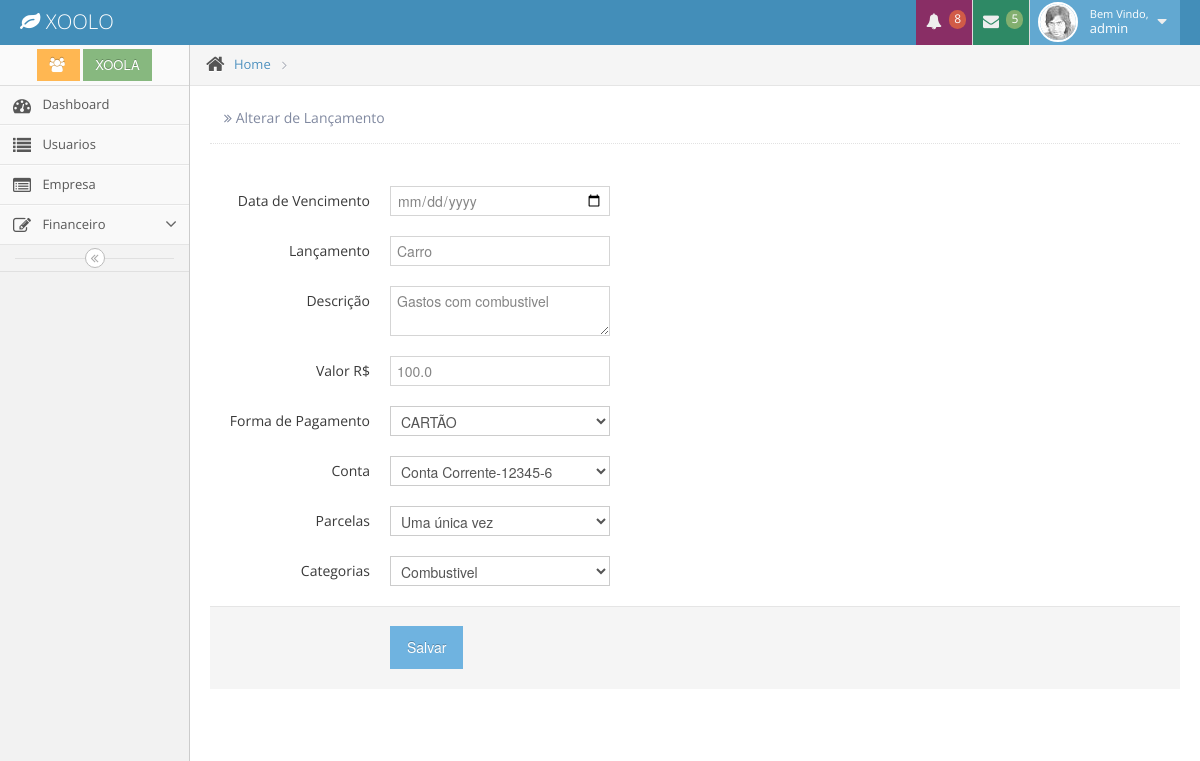
The page /movimentacao/edit/5 (signed in) on the database as committed earlier.
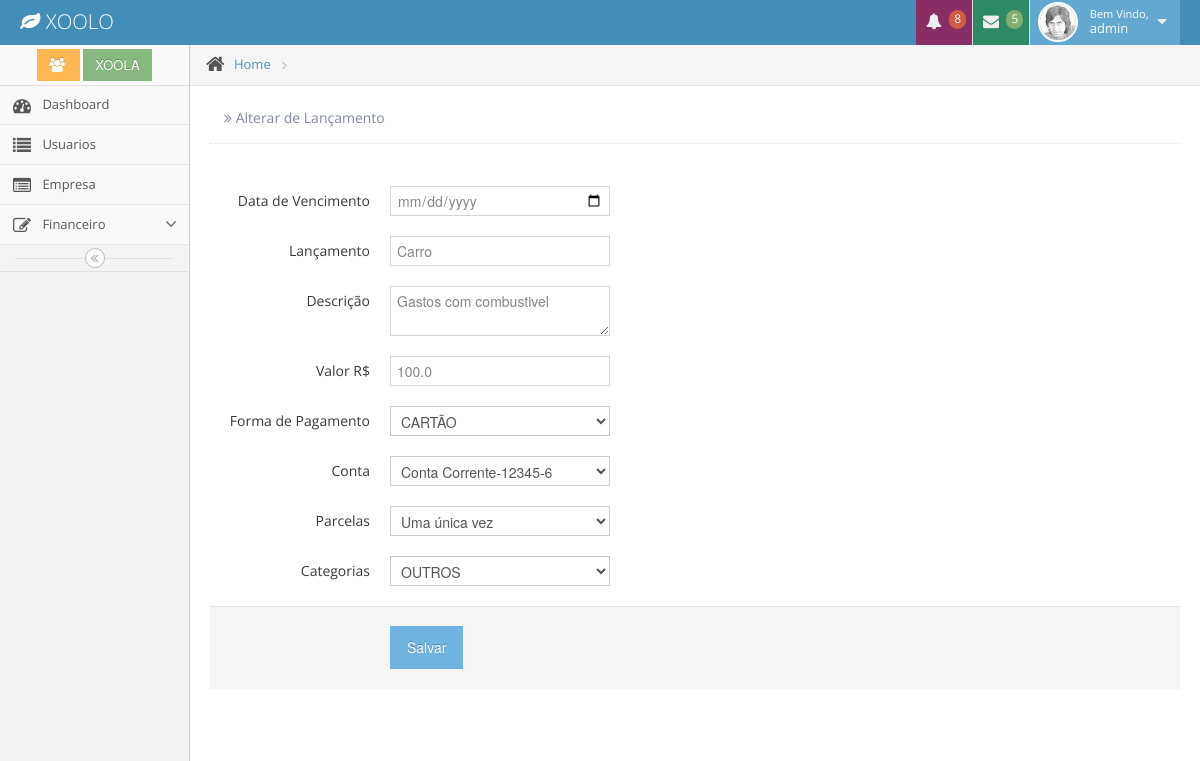
The same page on the database as committed later.
### app/model/__init__.py (models this page shows, shortened)
class Movimentacao(db.Model):
      id                = db.Column(db.Integer, primary_key=True)
      titulo            = db.Column(db.String(100), index=True)
      descricao         = db.Column(db.String(255), index=True)
      valor             = db.Column(db.Float)
      juros             = db.Column(db.Float,default=0)
      multa             = db.Column(db.Float,default=0)
      desconto          = db.Column(db.Float,default=0)
      data_v            = db.Column(db.Date)
      data_pagamento    = db.Column(db.Date)
      parcelas          = db.Column(db.Integer)
      parcelas_id       = db.Column(db.Integer)
      efetuado          = db.Column(db.Boolean)
      finalizada        = db.Column(db.Boolean, default=False)
      categoria_id      = db.Column(db.Integer, db.ForeignKey('categoria.id'))
      formapagamento_id = db.Column(db.Integer, db.ForeignKey('formapagamento.id'))
      empresa_id        = db.Column(db.Integer, db.ForeignKey('empresa.id'))
      conta_id          = db.Column(db.Integer, db.ForeignKey('conta.id'))
      docs              = db.relationship('Docs', secondary=Mov_Docs,  backref=db.backref('movimentacao',lazy='dynamic'))
      date_created      = db.Column(db.DateTime)
      date_modified     = db.Column(db.DateTime)

### app/controllers/movimentacao/controllers.py (the view, shortened to what this page needs)
@movimentacao.route("/edit/<int:mov_id>", methods = ["GET","POST"])
@login_required
def edit(mov_id):
    mov = Movimentacao.query.get(mov_id)
    form = MovForm(obj=mov)
    form.categoria_id.choices = [(h.id,h.titulo) for h in Categoria.query.all()]
    form.formapagamento_id.choices = [(h.id,h.tipo) for h in Formapagamento.query.all()]
    form.conta_id.choices = [(h.id,h.tipo + '-' + h.conta) for h in Conta.query.all()]
    return render_template("movimentacao/edit.html",title='Alterar de Lançamento', form=form)

### app/controllers/movimentacao/forms.py
class MovForm(Form):
     freq  = [
               (1,'Uma única vez'),
               (1000,'Diariamente'),
               (1200,'Semanal'),
               (1300,'A cada 10 dias'),
               (1400,'A cada 15 dias'),
               (1500,'A cada 28 dias'),
               (1600,'Mensal'),
               (1700,'Bimestral'),
               (1800,'Trimestral'),
               (1900,'Quadrimestral'),
               (2000,'Semestral'),
               (2100, 'Anual')
             ]
     for a in range(2,500):
        freq.append((a,'%d-Parcelas' %a))
     freq.append((5000,'Cancelamento'))
     titulo       = StringField('titulo', validators=[DataRequired()])
     descricao    = TextAreaField('titulo', validators=[DataRequired()])
     valor        = FloatField('valor', validators=[DataRequired()])
     parcelas     = SelectField('parcelas', choices=freq,coerce=int)
     data_v       = DateField("Until", format="%d/%m/%Y",default=datetime.today, validators=[validators.DataRequired()])
     categoria_id = SelectField('categorias',coerce=int)
     conta_id     = SelectField('Conta',coerce=int)
     formapagamento_id = SelectField('formapagamento', coerce=int)

### app/templates/movimentacao/edit.html (shortened to what this page needs)
{% extends "layout/base.html" %}
{% block content %}
	<div class="form-horizontal">
    <form action="" method="post" name="new">
      <p>
                 <br>
       </p>
               <div class="control-group">
					   <label class="control-label" for="form-field-1">Data de Vencimento</label>
					  <div class="controls">
                     {{form.data_v }}
					  </div>
					</div>
               <div class="control-group">
					   <label class="control-label" for="form-field-1">Lançamento</label>
					  <div class="controls">
                     {{ form.titulo }}
					  </div>
					</div>
               <div class="control-group">
					   <label class="control-label" for="form-field-1">Descrição</label>
					  <div class="controls">
                     {{ form.descricao }}
					  </div>
              </div>
               <div class="control-group">
					   <label class="control-label" for="form-field-1">Valor R$</label>
					  <div class="controls">
                     {{ form.valor }}
					  </div>
					</div>
               <div class="control-group">
					   <label class="control-label" for="form-field-1">Forma de Pagamento</label>
					  <div class="controls">
                     {{ form.formapagamento_id }}
					  </div>
					</div>
               <div class="control-group">
					   <label class="control-label" for="form-field-1">Conta</label>
					  <div class="controls">
                     {{ form.conta_id }}
					  </div>
					</div>
               <div class="control-group">
					   <label class="control-label" for="form-field-1">Parcelas</label>
					  <div class="controls">
                     {{form.parcelas }}
					  </div>
					</div>
               <div class="control-group">
					   <label class="control-label" for="form-field-1">Categorias</label>
					  <div class="controls">
                     {{form.categoria_id }}
					  </div>
					</div>
               <div class="form-actions">
	  				<input type="submit" value="Salvar" class="btn btn-info">
              </div>
      </form>
</div>
{% endblock %}

Rows that differ between the two databases and show on the page:
changed Movimentacao "Carro": categoria_id "Combustivel" → "OUTROS"
